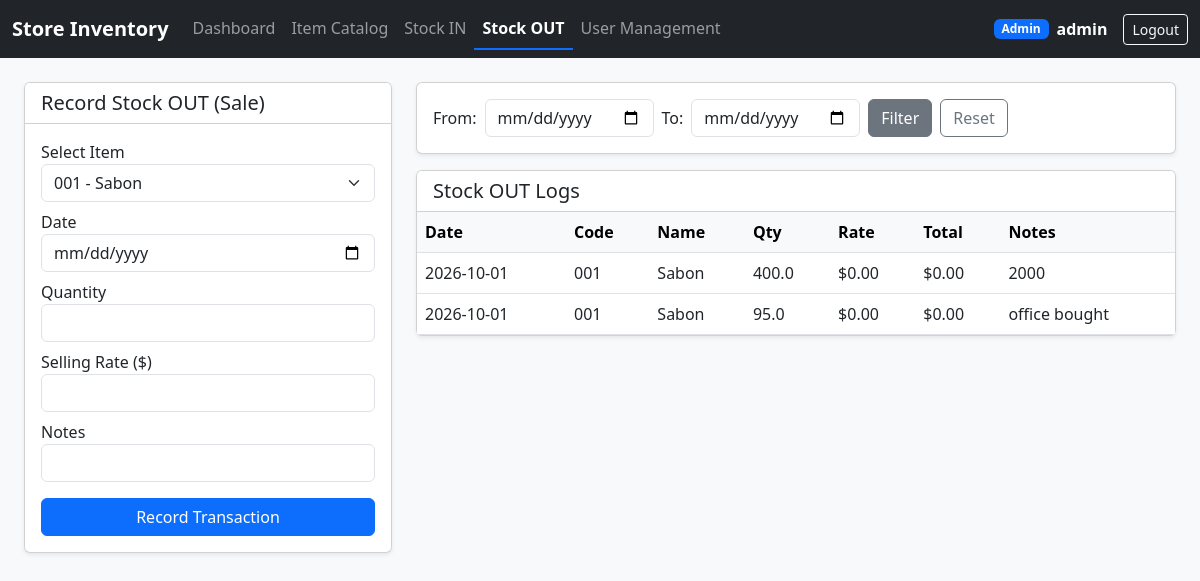
The page /stock-out (signed in) on the database its author committed.
### app.py (models this page shows, shortened)
class User(UserMixin, db.Model):
    __tablename__ = 'users'
    id = db.Column(db.Integer, primary_key=True)
    username = db.Column(db.String(80), unique=True, nullable=False)
    password_hash = db.Column(db.String(255), nullable=False)
    role = db.Column(db.String(20), nullable=False, default='Staff')  # Admin, Manager, Staff

class StockOutTransaction(db.Model):
    __tablename__ = 'stock_out_transactions'
    id = db.Column(db.Integer, primary_key=True)
    txn_date = db.Column(db.Date, nullable=False)
    item_id = db.Column(db.Integer, db.ForeignKey('items.id'), nullable=False)
    quantity = db.Column(db.Float, nullable=False)
    rate = db.Column(db.Float, nullable=False)
    total_amount = db.Column(db.Float, nullable=False)
    notes = db.Column(db.String(255), nullable=True)

class Item(db.Model):
    __tablename__ = 'items'
    id = db.Column(db.Integer, primary_key=True)
    item_code = db.Column(db.String(50), unique=True, nullable=False)
    name = db.Column(db.String(255), nullable=False)
    unit = db.Column(db.String(50), nullable=False, default='Pcs')
    opening_stock = db.Column(db.Float, nullable=False, default=0.0)
    rate = db.Column(db.Float, nullable=False, default=0.0)
    reorder_level = db.Column(db.Float, nullable=False, default=10.0)
    created_at = db.Column(db.DateTime, default=datetime.utcnow)
    stock_ins = db.relationship('StockInTransaction', backref='item', lazy=True, cascade="all, delete-orphan")
    stock_outs = db.relationship('StockOutTransaction', backref='item', lazy=True, cascade="all, delete-orphan")

### app.py (the view, shortened to what this page needs)
@app.route('/stock-out', methods=['GET', 'POST'])
@login_required
def stock_out():
    start_date = request.args.get('start_date')
    end_date = request.args.get('end_date')
    query = StockOutTransaction.query
    if start_date:
        query = query.filter(StockOutTransaction.txn_date >= datetime.strptime(start_date, '%Y-%m-%d').date())
    if end_date:
        query = query.filter(StockOutTransaction.txn_date <= datetime.strptime(end_date, '%Y-%m-%d').date())
    logs = query.order_by(StockOutTransaction.txn_date.desc()).all()
    all_items = Item.query.all()
    return render_template('stock_out.html', logs=logs, items=all_items, start_date=start_date, end_date=end_date)

### app.py (called while the page is built)
@login_manager.user_loader
def load_user(user_id):
    return User.query.get(int(user_id))

### templates/stock_out.html
{% extends 'base.html' %}
{% block content %}
<div class="row">
    <div class="col-md-4">
        <div class="card shadow-sm mb-4">
            <div class="card-header bg-white"><h5 class="mb-0">Record Stock OUT (Sale)</h5></div>
            <div class="card-body">
                <form method="POST">
                    <div class="mb-2">
                        <label>Select Item</label>
                        <select name="item_id" class="form-select" required>
                            {% for item in items %}
                            <option value="{{ item.id }}">{{ item.item_code }} - {{ item.name }}</option>
                            {% endfor %}
                        </select>
                    </div>
                    <div class="mb-2"><label>Date</label><input type="date" name="txn_date" class="form-control" required></div>
                    <div class="mb-2"><label>Quantity</label><input type="number" step="0.01" name="quantity" class="form-control" required></div>
                    <div class="mb-2"><label>Selling Rate ($)</label><input type="number" step="0.01" name="rate" class="form-control" required></div>
                    <div class="mb-3"><label>Notes</label><input type="text" name="notes" class="form-control"></div>
                    <button type="submit" class="btn btn-primary w-100">Record Transaction</button>
                </form>
            </div>
        </div>
    </div>
    <div class="col-md-8">
        <div class="card shadow-sm mb-3">
            <div class="card-body">
                <form method="GET" class="row g-2 align-items-center">
                    <div class="col-auto"><label class="col-form-label">From:</label></div>
                    <div class="col-auto"><input type="date" name="start_date" value="{{ start_date or '' }}" class="form-control"></div>
                    <div class="col-auto"><label class="col-form-label">To:</label></div>
                    <div class="col-auto"><input type="date" name="end_date" value="{{ end_date or '' }}" class="form-control"></div>
                    <div class="col-auto"><button type="submit" class="btn btn-secondary">Filter</button></div>
                    <div class="col-auto"><a href="{{ url_for('stock_out') }}" class="btn btn-outline-secondary">Reset</a></div>
                </form>
            </div>
        </div>
        <div class="card shadow-sm">
            <div class="card-header bg-white"><h5 class="mb-0">Stock OUT Logs</h5></div>
            <div class="card-body p-0">
                <table class="table table-hover mb-0">
                    <thead class="table-light">
                        <tr><th>Date</th><th>Code</th><th>Name</th><th>Qty</th><th>Rate</th><th>Total</th><th>Notes</th></tr>
                    </thead>
                    <tbody>
                        {% for log in logs %}
                        <tr>
                            <td>{{ log.txn_date }}</td><td>{{ log.item.item_code }}</td><td>{{ log.item.name }}</td><td>{{ log.quantity }}</td><td>${{ "%.2f"|format(log.rate) }}</td><td>${{ "%.2f"|format(log.total_amount) }}</td><td>{{ log.notes or '' }}</td>
                        </tr>
                        {% endfor %}
                    </tbody>
                </table>
            </div>
        </div>
    </div>
</div>
{% endblock %}

### templates/base.html (shortened to what this page needs)
<!DOCTYPE html>
<html lang="en">
<head>
    <link href="https://cdn.jsdelivr.net/npm/bootstrap@5.3.0/dist/css/bootstrap.min.css" rel="stylesheet">
</head>
<body>
    {% if current_user.is_authenticated %}
    <nav class="navbar navbar-expand-lg navbar-dark bg-dark mb-4">
        <div class="container-fluid">
            <a class="navbar-brand fw-bold" href="{{ url_for('dashboard') }}">Store Inventory</a>
            <div class="collapse navbar-collapse" id="navbarNav">
                <ul class="navbar-nav me-auto">
                    <li class="nav-item">
                        <a class="nav-link {% if request.endpoint == 'dashboard' %}active fw-bold text-white{% endif %}" href="{{ url_for('dashboard') }}">Dashboard</a>
                    </li>
                    {% if current_user.role in ['Admin', 'Manager'] %}
                    <li class="nav-item">
                        <a class="nav-link {% if request.endpoint in ['items', 'edit_item'] %}active fw-bold text-white{% endif %}" href="{{ url_for('items') }}">Item Catalog</a>
                    </li>
                    {% endif %}
                    <li class="nav-item">
                        <a class="nav-link {% if request.endpoint == 'stock_in' %}active fw-bold text-white{% endif %}" href="{{ url_for('stock_in') }}">Stock IN</a>
                    </li>
                    <li class="nav-item">
                        <a class="nav-link {% if request.endpoint == 'stock_out' %}active fw-bold text-white{% endif %}" href="{{ url_for('stock_out') }}">Stock OUT</a>
                    </li>
                    {% if current_user.role == 'Admin' %}
                    <li class="nav-item">
                        <a class="nav-link {% if request.endpoint in ['users', 'edit_user'] %}active fw-bold text-white{% endif %}" href="{{ url_for('users') }}">User Management</a>
                    </li>
                    {% endif %}
                </ul>
                <div class="d-flex align-items-center text-white me-3">
                    <span class="badge bg-primary me-2">{{ current_user.role }}</span>
                    <span><strong>{{ current_user.username }}</strong></span>
                </div>
                <a href="{{ url_for('logout') }}" class="btn btn-outline-light btn-sm">Logout</a>
            </div>
        </div>
    </nav>
    {% endif %}
    <div class="container-fluid px-4">
        {% block content %}{% endblock %}
    </div>
</body>
</html>

### templates/base.html (style rules this page uses)
body { background-color: #f8f9fa; font-family: 'Segoe UI', Arial, sans-serif; }
.nav-link.active { border-bottom: 2px solid #0d6efd; }

### rows shown on the page
User: role "Admin", username "admin"
StockOutTransaction: txn_date "2026-10-01", item.item_code "001", item.name "Sabon", quantity "400.0", rate "0.00", total_amount "0.00", notes "2000"
StockOutTransaction: txn_date "2026-10-01", item.item_code "001", item.name "Sabon", quantity "95.0", rate "0.00", total_amount "0.00", notes "office bought"

### other values the page prints
form field item_id "001 - Sabon"
